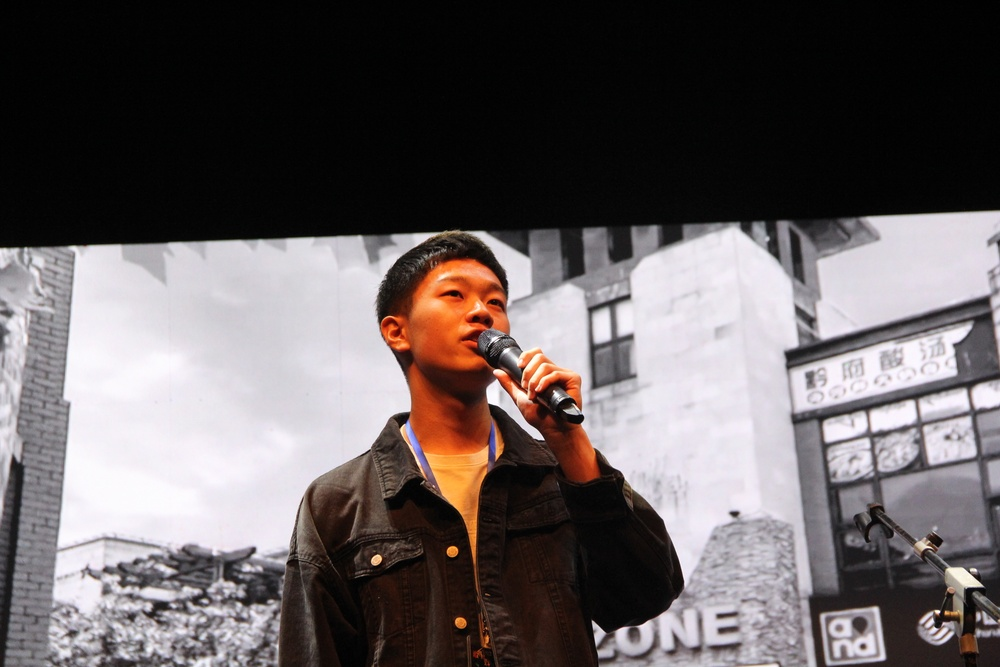
#> input picture experiment/Face-Detection-opencv/img/single.jpg, 1000 x 667 px, shrunk from 5184 x 3456 before the run
$ jupyter execute face-detection.ipynb
#> lines starting #> are read from the running program, lines starting #| are printed output that depends on the picture; after the words box and inside, x2 and y2 are one past the last pixel; in counts of white or black regions, pixels touching at a corner belong together
# OpenCV人脸检测

首先下载人脸预训练模型[haarcascades](https://github.com/opencv/opencv/tree/master/data/haarcascades)和[lbpcascades](https://github.com/opencv/opencv/tree/master/data/lbpcascades)

相关API和知识点:
- `CascadeClassifier()`：OpenCV中人脸检测的级联分类器
- `detectMultiScale()`：检测人脸的算法
    - `scaleFactor`：每次图像尺寸缩小的比例
    - `minNeighbors`：每个目标至少呗检测多少次才被判定为是人脸（周围的像素和不同的窗口都可能被检测为人脸）
    - `minSize`：目标的最小尺寸
- `Haar`：描述图像在局部范围内像素值明暗变换信息，使用大量正负样本训练得的分类器 [Haar级联检测器](https://zhuanlan.zhihu.com/p/100217697)
- `LBP`：描述图像在局部范围内对应的纹理信息 [LBP特征描述算子](https://zhuanlan.zhihu.com/p/150992751)

> 二者的区别:
> 1. HAAR特征是浮点数计算，LBP特征是整数计算；
> 2. LBP训练需要的样本数量比HAAR大；
> 3. LBP的速度一般比HAAR快；
> 4. 同样的样本HAAR训练出来的检测结果要比LBP准确；
> 5. 扩大LBP的样本数据可达到HAAR的训练效果

[cell 1]
import cv2 as cv
from matplotlib import pyplot as plt

## 算法实现

[cell 2]
def face_detection(img, min_size_factor=10):
    '''
    img: 原始图像
    min_size_factor: 图中人脸尺寸因子（1～100）越大代表人脸在图像中所占比例越大，默认情况下最小人脸占1/10图像
    '''
    # gray = cv.cvtColor(img, cv.COLOR_BGR2GRAY)
    face_detector = cv.CascadeClassifier('data/haarcascade_frontalface_default.xml')
    faces = face_detector.detectMultiScale(img, scaleFactor=1.1, minNeighbors=10,
                                            minSize=((img.shape[0]*min_size_factor)//100, (img.shape[1]*min_size_factor)//100))
    print('共检测到%s个人脸' % len(faces))
    cv.putText(img, '%s faces detected' % len(faces), (faces[0][0], faces[0][1]-100), cv.FONT_HERSHEY_SIMPLEX, 5, (18,0,139), 10)
    for x, y, w, h in faces:
        cv.rectangle(img, pt1=(x, y), pt2=(x+w, y+h), color=(18,0,139), thickness=img.shape[0]//100)
    return img

在实验中更换HAAR和LBP两特征描述子分别进行试验

同时还尝试将原始图像转为灰度图再进行检测，但效果相差不大

## 检测单人脸

[cell 3]
single_img = cv.imread('img/single.jpg')
#> single_img is the input picture: shape (667, 1000, 3); mean B, G, R 96.8, 95.8, 102.9
plt.imshow(single_img[:,:,::-1])

[cell 4]
single_img_detected = face_detection(single_img)
#> in face_detection, `faces = face_detector.detectMultiScale(img, scaleFactor=1.1, minNeighb..`: faces = [[416, 252, 113, 113]]
#| 共检测到1个人脸
#> in face_detection, `cv.putText(img, '%s faces detected' % len(faces), (faces[0][0], faces[..`:
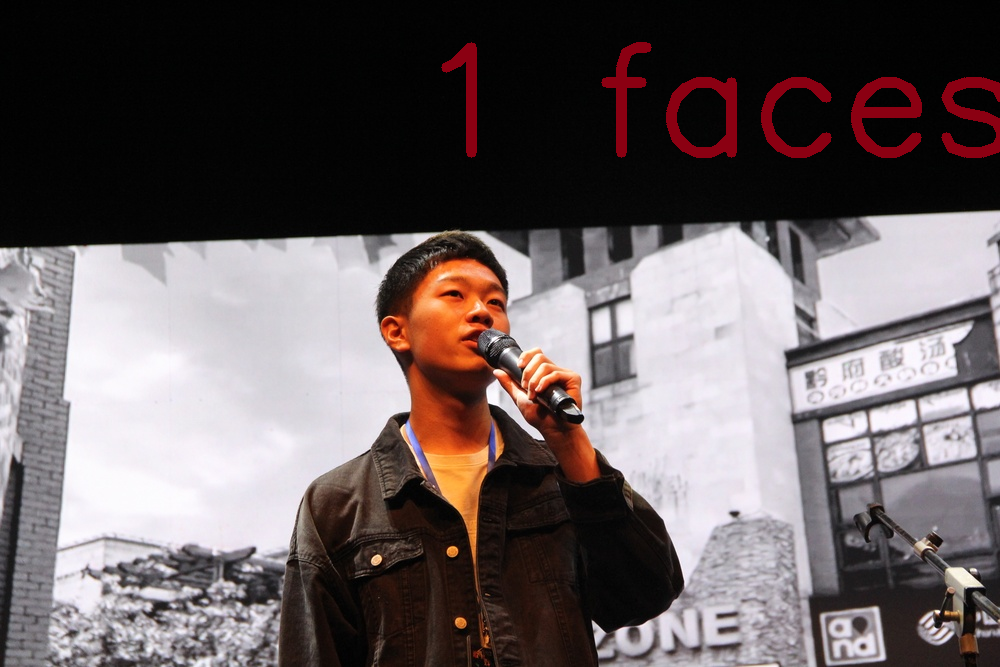
#> img: shape (667, 1000, 3); 1.91% of pixels changed, all inside (x1, y1, x2, y2) = (441, 42, 1000, 158)
#> the loop in face_detection, `for x, y, w, h in faces:` made 1 pass
#> after the loop in face_detection, `for x, y, w, h in faces:`:
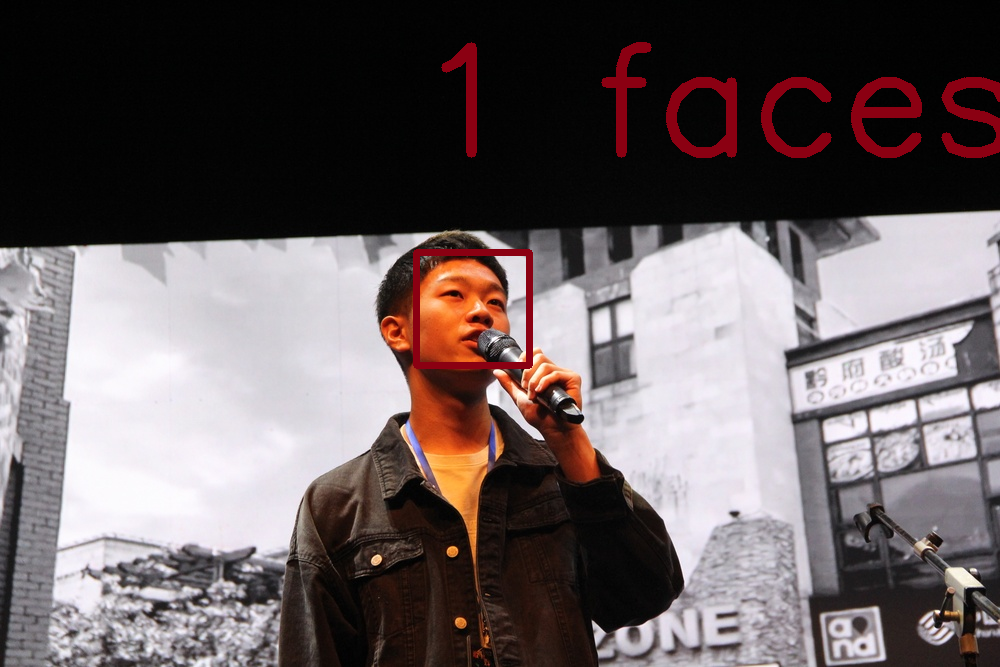
#> img: shape (667, 1000, 3); 0.47% of pixels changed, all inside (x1, y1, x2, y2) = (413, 249, 533, 369)
plt.imshow(single_img_detected[:,:,::-1])

## 检测多人脸

[cell 5]
multi_img = cv.imread('img/multi.jpg')
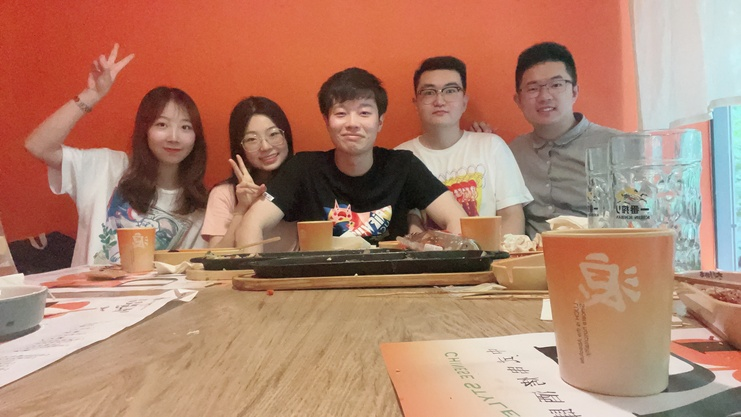
#> input picture experiment/Face-Detection-opencv/img/multi.jpg, 741 x 417 px, shrunk from 3840 x 2160 before the run
#> multi_img is the input picture: shape (417, 741, 3); mean B, G, R 108.8, 130.2, 175.7
multi_img_detected = face_detection(multi_img, 7)
#> call 2 of face_detection, with min_size_factor = 7
#> in face_detection (call 2), `faces = face_detector.detectMultiScale(img, scaleFactor=1.1, minNeighb..`: faces = [[410, 67, 62, 62], [514, 61, 65, 65], [322, 89, 63, 63], [143, 105, 58, 58], [237, 116, 55, 55]]
#| 共检测到5个人脸
#> the loop in face_detection (call 2), `for x, y, w, h in faces:` made 5 passes
#> after the loop in face_detection (call 2), `for x, y, w, h in faces:`:
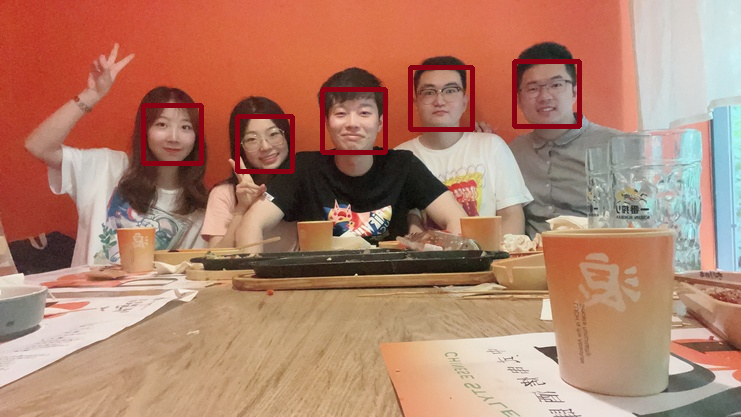
#> img: shape (417, 741, 3); 1.94% of pixels changed, all inside (x1, y1, x2, y2) = (141, 59, 582, 174)
plt.imshow(multi_img_detected[:,:,::-1])

[cell 6]
multi_img = cv.imread('img/multi2.jpg')
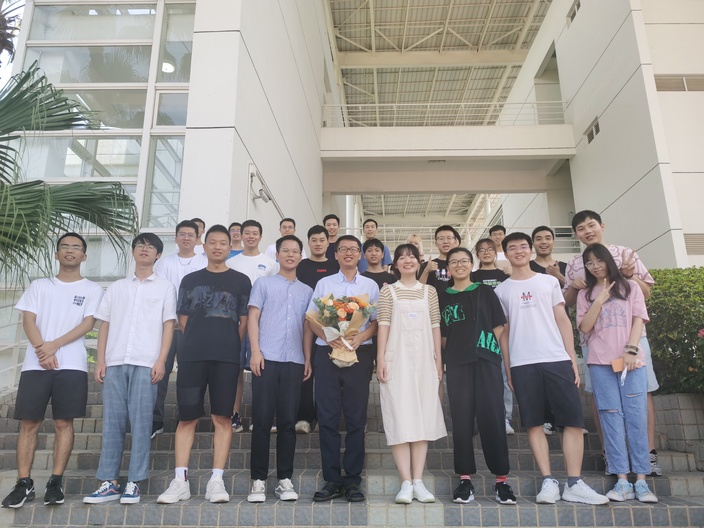
#> input picture experiment/Face-Detection-opencv/img/multi2.jpg, 704 x 528 px, shrunk from 3648 x 2736 before the run
#> multi_img is the input picture: shape (528, 704, 3); mean B, G, R 144.6, 147, 150.1
multi_img_detected = face_detection(multi_img, 2)
#> call 3 of face_detection, with min_size_factor = 2
#> in face_detection (call 3), `faces = face_detector.detectMultiScale(img, scaleFactor=1.1, minNeighb..`: faces = [[531, 228, 26, 26], [203, 231, 29, 29], [57, 236, 28, 28], [336, 239, 27, 27], [277, 241, 27, 27]]
#| 共检测到5个人脸
#> in face_detection (call 3), `cv.putText(img, '%s faces detected' % len(faces), (faces[0][0], faces[..`:
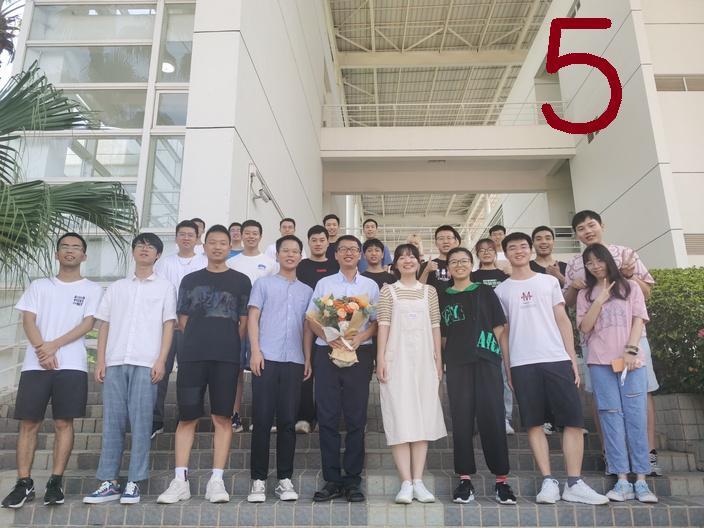
#> img: shape (528, 704, 3); 0.86% of pixels changed, all inside (x1, y1, x2, y2) = (541, 18, 622, 134)
#> the loop in face_detection (call 3), `for x, y, w, h in faces:` made 5 passes
#> after the loop in face_detection (call 3), `for x, y, w, h in faces:`:
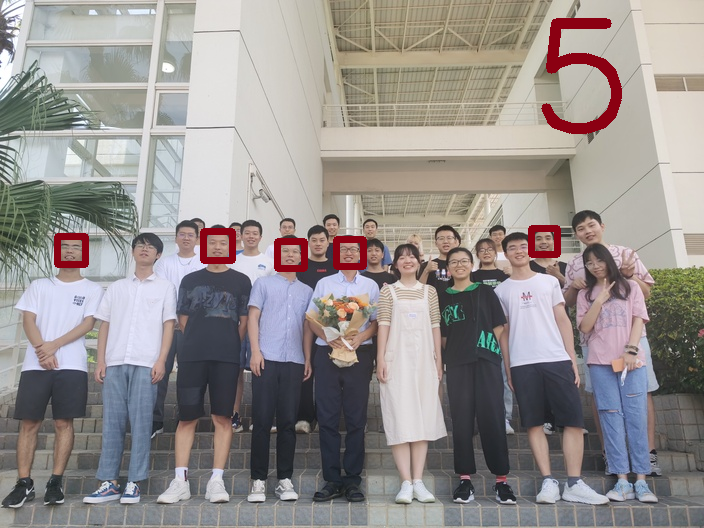
#> img: shape (528, 704, 3); 1.01% of pixels changed, all inside (x1, y1, x2, y2) = (54, 225, 561, 272)
plt.imshow(multi_img_detected[:,:,::-1])
